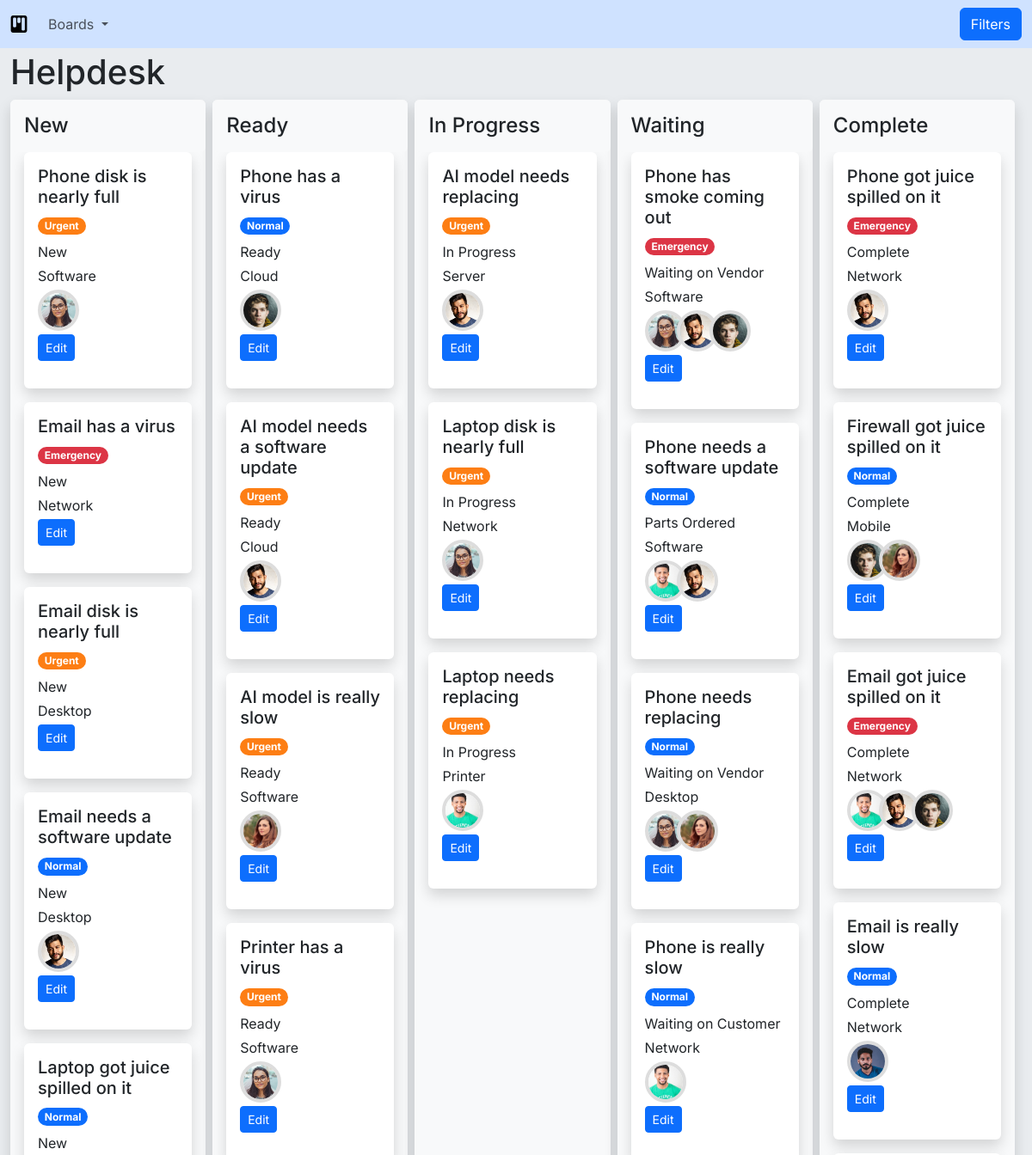
Before: /board/1/ (upper part) with the older database file.
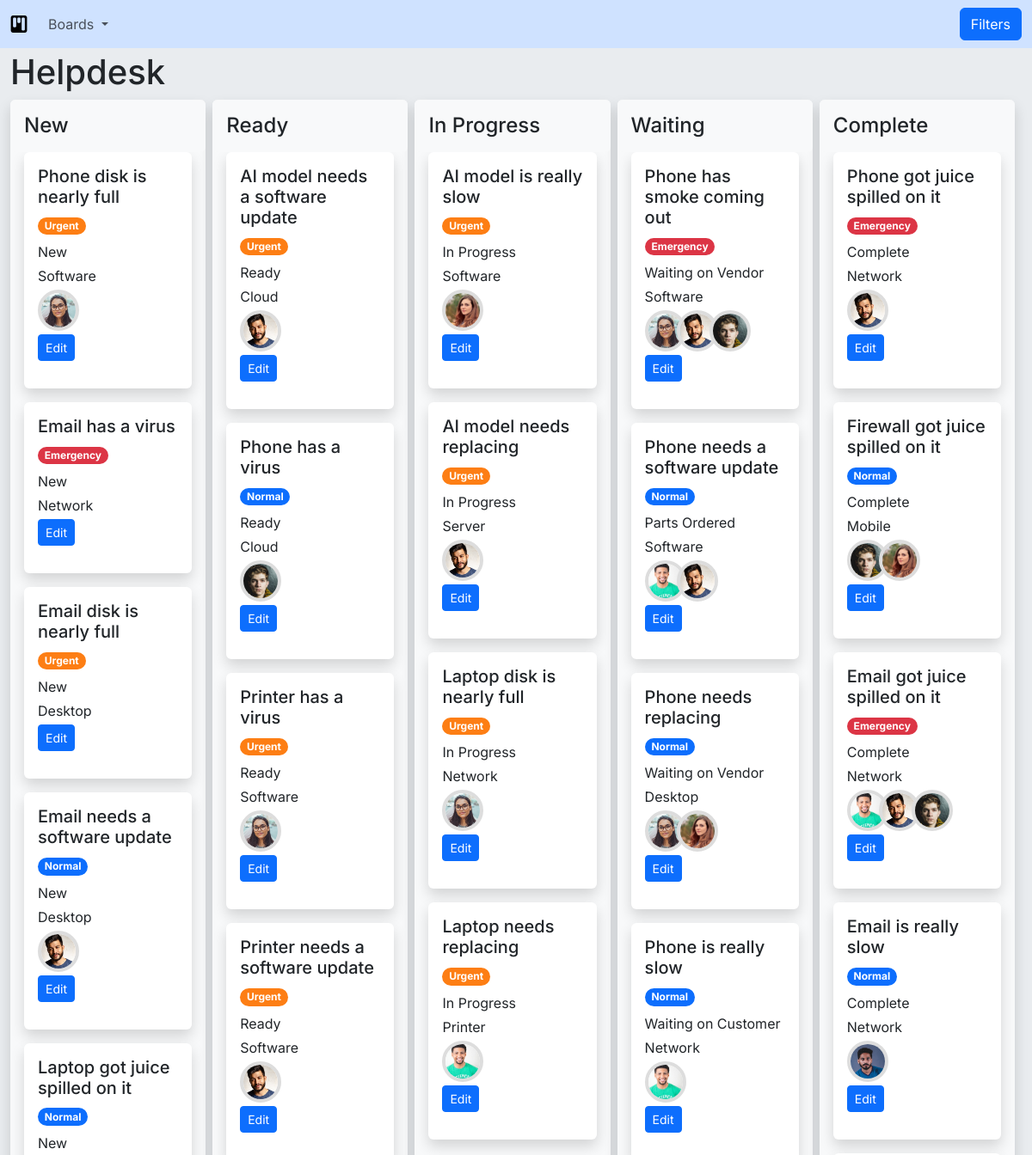
After: the same page with the newer database file.
### board/models.py (models this page shows, shortened)
class Column(models.Model):
    board = models.ForeignKey(KanbanBoard, on_delete=models.CASCADE)
    name = models.CharField(max_length=100)
    statuses = models.ManyToManyField('helpdesk.Status', blank=True)
    def get_tickets(self, filters):
        tickets = Ticket.objects.filter(status__in=self.statuses.all()).order_by('-rank', 'id')
        if filters.get('search'):
            tickets = tickets.filter(title__icontains=filters.get('search'))
        if filters.get('category'):
            tickets = tickets.filter(category=filters.get('category'))
        if filters.get('priority'):
            tickets = tickets.filter(priority=filters.get('priority'))
        if filters.get('engineer'):
            tickets = tickets.filter(assigned_to=filters.get('engineer'))
        tickets = tickets.prefetch_related(
            'status',
            'priority',
            'assigned_to',
            'category'
        )
        return tickets

### helpdesk/models.py (models this page shows, shortened)
class Ticket(models.Model):
    title = models.CharField(max_length=100)
    status = models.ForeignKey(Status, on_delete=models.CASCADE)
    assigned_to = models.ManyToManyField(Engineer, blank=True)
    category = models.ForeignKey(Category, on_delete=models.SET_NULL, null=True)
    priority = models.ForeignKey(Priority, on_delete=models.SET_NULL, null=True)
    rank = models.IntegerField(null=True, blank=True)

class Priority(models.Model):
    name = models.CharField(max_length=100)
    sort_order = models.IntegerField()
    color = models.CharField(max_length=8)
    class Meta:
        verbose_name_plural = 'priorities'
    def __str__(self):
        return self.name

class Status(models.Model):
    name = models.CharField(max_length=100)
    class Meta:
        verbose_name_plural = 'statuses'

class Category(models.Model):
    name = models.CharField(max_length=100)
    class Meta:
        verbose_name_plural = 'categories'
    def __str__(self):
        return self.name

class Engineer(models.Model):
    name = models.CharField(max_length=100)
    image_filename = models.CharField(max_length=100, blank=True, null=True)
    def __str__(self):
        return self.name
    def get_image_url(self):
        return f'helpdesk/img/{self.image_filename}'

### board/views.py (the view)
# urls.py: path('<int:pk>/', views.BoardView.as_view(), name='board'),
class BoardView(DetailView, FormView):
    form_class = TicketFilterForm
    model = models.KanbanBoard
    template_name = 'board/board.html'
    def get_initial(self):
        initial = super().get_initial()
        initial['search'] = self.request.GET.get('search', '')
        initial['category'] = self.request.GET.get('category', None)
        initial['priority'] = self.request.GET.get('priority', None)
        initial['engineer'] = self.request.GET.get('engineer', None)
        return initial
    def get_context_data(self, **kwargs):
        context = super().get_context_data(**kwargs)
        search = self.request.GET.get('search')
        category_id = self.request.GET.get('category')
        priority_id = self.request.GET.get('priority')
        engineer_id = self.request.GET.get('engineer')
        context["filters"] = {
            "search": search,
            "category": category_id,
            "priority": priority_id,
            "engineer": engineer_id
        }
        return context

### board/context_processors.py (called while the page is built)
def boards(request):
    return {'boards': models.KanbanBoard.objects.all()}

### board/templatetags/custom_tags.py (called while the page is built)
@register.simple_tag
def get_filtered_tickets(column, filters):
    filter_form = TicketFilterForm(filters)
    cleaned_data = {}
    if filter_form.is_valid():
        cleaned_data = filter_form.cleaned_data
    tickets = column.get_tickets(cleaned_data)
    return tickets

### board/templates/board/board.html (shortened to what this page needs)
{% extends 'base.html' %}
{% load custom_tags %}
{% load static %}
{% block content %}
<div class="container-fluid pt-1 h-100">
  <div class="row">
    <div class="col">
      <h1>{{ object.name }}</h1>
    </div>
  </div>
  <div class="row">
    <div class="d-flex flex-items-stretch text-nowrap pb-4">
        {% for column in object.column_set.all %}
            <div class="bg-light p-0 rounded d-inline-block shadow me-2" style="width: 20rem">
                <div class="sticky-top bg-light rounded p-3" style="z-index: 999; /* Less than nav menu */">
                    <h4 class="mb-0">{{ column.name }}</h4>
                </div>
                <div class="cards" data-column-id="{{column.id}}" data-board-id="{{column.board.id}}">
                    {% get_filtered_tickets column filters as column_tickets %}
                    {% for ticket in column_tickets %}
                        {% include 'board/ticket.html' %}
                    {% empty %}
                    <div class="text-center text-secondary">
                        <i class="bi bi-emoji-smile-fill"></i>
                        <p>No tickets in this column</p>
                    </div>
                {% endfor %}
                </div>
            </div>
        {% endfor %}
    </div>
  </div>
</div>
{% endblock %}

### board/templates/board/ticket.html (shortened to what this page needs)
{% load static %}
<div class="card border-0 shadow m-3 mt-0" data-ticket-id="{{ ticket.id }}" data-ticket-rank="{{ ticket.rank|default_if_none:'' }}">
  <div class="card-body">
    <h5 class="card-title text-break text-wrap">{{ ticket.title }}</h5>
    <span class="badge rounded-pill mb-2" style="background-color: #{{ ticket.priority.color }};">{{ ticket.priority.name }}</span>
    <p class="mb-1">
      {{ ticket.status.name }}
    </p>
    <p class="mb-1">
      {{ ticket.category.name }}
    </p>
    <p class="mb-0">
      {% for assignment in ticket.assigned_to.all %}
        <img
          src="{% static assignment.get_image_url %}"
          title="{{ assignment.name }}"
          class="rounded-circle ratio ratio-1x1 profile-image"
          alt="Image of {{ assignment.name }}"
          style="width: 3rem;"
        >
      {% endfor %}
    </p>
    <p class="mt-1">
      <a href="{% url 'helpdesk:update-ticket' ticket.id %}" class="btn btn-primary btn-sm">Edit</a>
    </p>
  </div>
</div>

Changed rows visible on the page:
changed Column "Ready": gains Ticket (title "Printer needs a software update", priority.name "Urgent", status.name "Ready", category.name "Software", Engineer (image_filename (picture))); loses Ticket (title "AI model is really slow", priority.name "Urgent", status.name "Ready", category.name "Software")
changed Ticket "AI model needs a software update": moves up the list
changed Column "In Progress": gains Ticket (title "AI model is really slow", priority.name "Urgent", status.name "In Progress", category.name "Software")
changed Ticket "AI model is really slow": gains Engineer (image_filename (picture)); loses Engineer (image_filename (picture))
